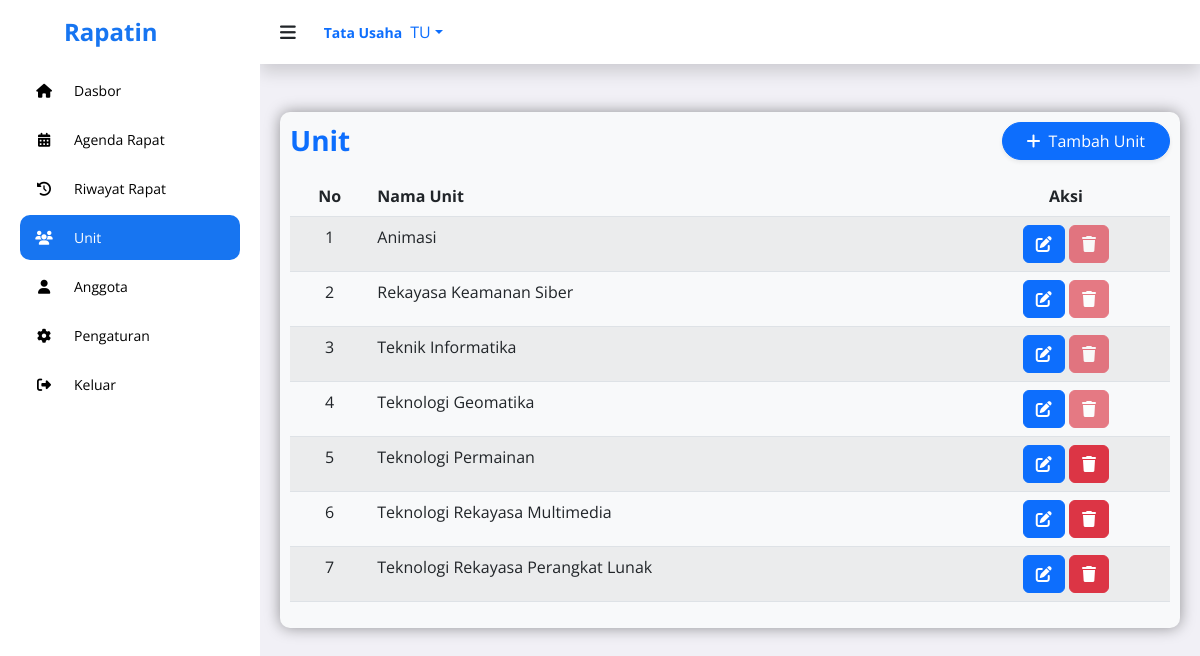
The app's page /admin/unit.php (signed in) with its own data.
### tables this page shows
CREATE TABLE `users` (
  `id_user` int NOT NULL,
  `nim` varchar(20) NOT NULL,
  `nama_lengkap` varchar(255) NOT NULL,
  `email` varchar(255) NOT NULL,
  `password` varchar(255) NOT NULL,
  `role` enum('Ketua','Peserta','Admin') NOT NULL,
  `unit_id` int DEFAULT NULL,
  `profile_pic` varchar(255) DEFAULT NULL
);

CREATE TABLE `unit` (
  `id_unit` int NOT NULL,
  `nama_unit` varchar(255) NOT NULL
);

### admin/unit.php (the view, shortened to what this page needs)
<?php
include '../php/koneksi.php';
$id_user_login = $_SESSION['id_user'];
$sql_user_info = "SELECT nama_lengkap, profile_pic FROM users WHERE id_user = '$id_user_login'";
$q_user_info = mysqli_query($koneksi, $sql_user_info);
$d_user_info = mysqli_fetch_assoc($q_user_info);
$nama_user = $d_user_info['nama_lengkap'] ?? "Admin";
$words = explode(" ", $nama_user);
$initials = "";
if (count($words) >= 1) {
    $initials .= strtoupper(substr($words[0], 0, 1));
    if (count($words) > 1) {
        $initials .= strtoupper(substr(end($words), 0, 1));
    }
} else {
    $initials = "AD";
}
$sql = "
    SELECT
        u.id_unit,
        u.nama_unit,
        -- Cek apakah unit terpakai di tabel user
        (SELECT COUNT(id_user) FROM users WHERE unit_id = u.id_unit) AS user_count,
        -- Cek apakah unit terpakai di tabel agenda_rapat (unit_id)
        (SELECT COUNT(id_rapat) FROM agenda_rapat WHERE id_unit = u.id_unit) AS rapat_count
    FROM
        unit u
    ORDER BY
        u.nama_unit ASC";
$result = $koneksi->query($sql);
$unit = [];
if ($result->num_rows > 0) {
    while ($row = $result->fetch_assoc()) {
        $row['is_used'] = ($row['user_count'] > 0 || $row['rapat_count'] > 0);
        $unit[] = $row;
    }
}
?>
<!DOCTYPE html>
<html lang="en">
<head>
    <link rel="stylesheet" href="https://cdnjs.cloudflare.com/ajax/libs/font-awesome/6.4.0/css/all.min.css">
    <link rel="stylesheet" href="https://cdn.jsdelivr.net/npm/bootstrap@5.2.3/dist/css/bootstrap.min.css">
    <link rel="stylesheet" href="https://cdn.datatables.net/2.3.4/css/dataTables.bootstrap5.css">
    <link rel="stylesheet" href="https://unpkg.com/aos@next/dist/aos.css" />
    <link rel="stylesheet" href="https://cdn.datatables.net/responsive/2.3.4/css/responsive.bootstrap5.min.css">
    <link rel="stylesheet" href="../assets/admin.css">
</head>
<body>
    <section id="sidebar">
        <a href="../index.html" data-aos="fade-down" class="logo ps-3"><i class='ps-5'></i> Rapatin</a>
        <ul class="side-menu" data-aos="fade-right">
            <li><a href="dashboard.php"><i class="fa-solid fa-home icon"></i> Dasbor</a></li>
			<li><a href="agenda.php"><i class="fa-solid fa-calendar-days icon"></i> Agenda Rapat</a></li>
            <li><a href="riwayat.php"><i class="fa-solid fa-clock-rotate-left icon"></i> Riwayat Rapat</a></li>
            <li><a href="unit.php" class="active"><i class="fa-solid fa-users icon"></i>Unit</a></li>
            <li><a href="manage_user.php"><i class="fa-solid fa-user icon"></i> Anggota</a></li>
            <li><a href="pengaturan.php"><i class="fa-solid fa-gear icon"></i> Pengaturan</a></li>
            <li><a href="logout.php"><i class="fa-solid fa-right-from-bracket icon"></i> Keluar</a></li>
        </ul>
    </section>
    <section id="content">
		<nav class="atas mb-4 shadow">
            <i data-aos="fade-right" class='fa-solid fa-bars toggle-sidebar'></i>
            <div class="d-flex align-items-center" data-aos="fade-left">
                <div class="dropdown">
                    <a href="#" class="d-flex align-items-center text-decoration-none dropdown-toggle hide-arrow" id="profileDropdown" data-bs-toggle="dropdown" aria-expanded="false">
                        <span class="me-2 d-none d-lg-inline text-gray-600 small fw-bold">
                            <?php echo $nama_user; ?>
                        </span>
                        <div class="img-profile-initials">
                            <?php echo $initials; ?>
                        </div>
                    </a>
                </div>
            </div>
        </nav>
        <main id="unit">
            <div data-aos="fade-down" class="rapat bg-light">
                <div class="d-flex justify-content-between align-items-center mb-3 page-header-mobile">
				    <h2 class="text-primary fw-bold m-0 fs-3">Unit</h2>
				    <button type="button" class="btn btn-primary shadow-sm rounded-pill px-4" data-bs-toggle="modal" data-bs-target="#tambahModal">
				        <i class="fa-solid fa-plus me-2"></i>Tambah Unit
				    </button>
				</div>
                <table id="tabel-rapat" class="table table-striped table-hover nowrap" style="width:100%">
                    <thead>
                        <tr>
                            <th class="text-center">No</th>
                            <th>Nama Unit</th>
                            <th class="text-center">Aksi</th>
                            </tr>
                        </thead>
                    <tbody>
                        <?php $no = 1;
                        foreach ($unit as $org):
                            $disable_delete = $org['is_used'] ? 'disabled' : '';
                            $tooltip_delete = $org['is_used'] ? 'title="Unit ini sudah terpakai di Pengguna atau Rapat, tidak bisa dihapus."' : 'title="Hapus Unit"';
                        ?>
                            <tr>
                                <td class="text-center"><?= $no++ ?></td>
                                <td><?= htmlspecialchars($org['nama_unit']) ?></td>
                                <td class="text-center">
                                    <button type="button" class="btn btn-primary aksi edit-btn" data-bs-toggle="modal" data-bs-target="#editModal" data-id="<?= $org['id_unit'] ?>" data-nama="<?= htmlspecialchars($org['nama_unit']) ?>" title="Edit Unit">
                                        <i class="fa-solid fa-pen-to-square"></i>
                                    </button>
                                    <button type="button" class="btn btn-danger aksi delete-btn" data-bs-toggle="modal" data-bs-target="#deletemodal" data-id="<?= $org['id_unit'] ?>" data-nama="<?= htmlspecialchars($org['nama_unit']) ?>" <?= $disable_delete ?> <?= $tooltip_delete ?>>
                                        <i class="fa-solid fa-trash"></i>
                                    </button>
                                </td>
                            </tr>
                        <?php endforeach; ?>
                        </tbody>
                    </table>
                </div>
            </main>
        </section>
</body>
</html>

### assets/admin.css (style rules this page uses)
* { font-family: 'Open Sans', sans-serif; margin: 0; padding: 0; box-sizing: border-box; }
:root { --abu: #F1F0F6; --putih: #fff; --hitam: #000; --biru: #1775F1; }
html { overflow-x: hidden; }
body { background: var(--abu); overflow-x: hidden; }
a { text-decoration: none; }
li { list-style: none; }
#sidebar { position: fixed; max-width: 260px; width: 100%; background: var(--putih); top: 0; left: 0; height: 100%; overflow-y: auto; scrollbar-width: none; transition: all .3s ease; z-index: 200; }
#sidebar .logo { font-size: 24px; display: flex; align-items: center; height: 64px; font-weight: 700; color: var(--biru); position: sticky; top: 0; left: 0; z-index: 100; background: var(--putih); transition: all .3s ease; padding: 0 6px; }
#sidebar .icon { min-width: 48px; display: flex; justify-content: center; align-items: center; margin-right: 6px; }
#sidebar .side-menu { padding: 0 20px; transition: all .3s ease; }
#sidebar .side-menu a { display: flex; align-items: center; font-size: 14px; color: var(--hitam); padding: 12px 16px 12px 0; transition: all .3s ease; border-radius: 10px; margin: 4px 0; white-space: nowrap; }
#sidebar .side-menu > li > a.active, #sidebar .side-menu > li > a.active:hover { background: var(--biru); color: var(--putih); }
#content { position: relative; width: calc(100% - 260px); left: 260px; transition: all .3s ease; }
.atas { background: var(--putih); height: 64px; padding: 0 20px; display: flex; align-items: center; grid-gap: 28px; position: sticky; top: 0; left: 0; z-index: 100; }
nav .toggle-sidebar { font-size: 18px; cursor: pointer; }
main { width: 100%; padding: 24px 20px 20px 20px; }
main .rapat { box-shadow: 0 0 15px 0 rgba(0, 0, 0, 0.4); border-radius: 10px; padding: 10px; }

### records on screen
users: nama_lengkap "Tata Usaha", nama_lengkap "TU"
unit: nama_unit "Animasi"
unit: nama_unit "Rekayasa Keamanan Siber"
unit: nama_unit "Teknik Informatika"
unit: nama_unit "Teknologi Geomatika"
unit: nama_unit "Teknologi Permainan"
unit: nama_unit "Teknologi Rekayasa Multimedia"
unit: nama_unit "Teknologi Rekayasa Perangkat Lunak"
